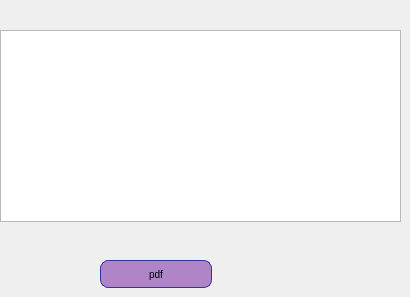
        <widget class="QWidget" name="tab_18">
         <attribute name="title">
          <string>Affichage</string>
         </attribute>
         <widget class="QLabel" name="label_59">
          <property name="geometry">
           <rect>
            <x>286</x>
            <y>20</y>
            <width>101</width>
            <height>81</height>
           </rect>
          </property>
          <property name="text">
           <string/>
          </property>
          <property name="pixmap">
           <pixmap>../b_afficher.png</pixmap>
          </property>
          <property name="scaledContents">
           <bool>true</bool>
          </property>
         </widget>
         <widget class="QTableView" name="tableViewavion">
          <property name="geometry">
           <rect>
            <x>0</x>
            <y>30</y>
            <width>401</width>
            <height>192</height>
           </rect>
          </property>
         </widget>
         <widget class="QPushButton" name="pdfavion">
          <property name="geometry">
           <rect>
            <x>100</x>
            <y>260</y>
            <width>112</width>
            <height>28</height>
           </rect>
          </property>
          <property name="styleSheet">
           <string notr="true">QPushButton {
color: black;
background-color: rgb(175, 133, 200);
border-width: 1px;
border-color: #339;
border-style: solid;
border-radius: 8;
padding: 3px;
font-size: 10px;
padding-left: 5px;
padding-right: 5px;
min-width: 100px;
max-width: 300px;
min-height: 20px;
max-height: 50px;
}
</string>
          </property>
          <property name="text">
           <string>pdf</string>
          </property>
         </widget>
        </widget>
